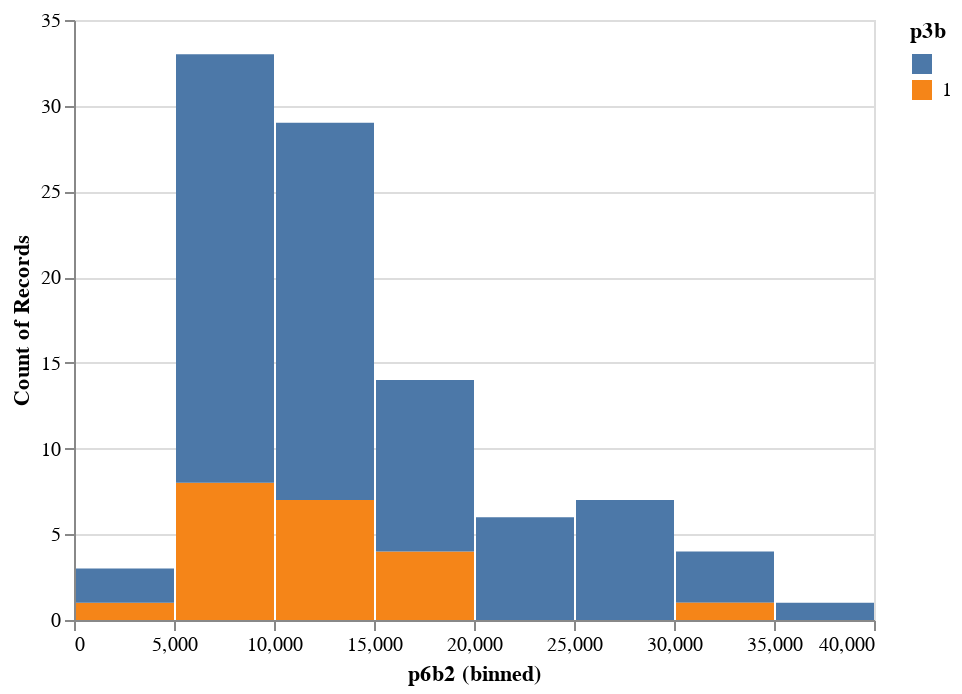

The code cell stored with this chart in its notebook:
### Code cell
alt.Chart(enoe_salario).mark_bar().encode(
  alt.X('p6b2:Q', bin=True),
  y='count()',
      color='p3b:N',


)

### Figure 1 — Vega-Lite specification as saved in the notebook (floating-point values rounded to 4 significant figures)
{"config": {"view": {"continuousWidth": 400, "continuousHeight": 300}}, "data": {"name": "data-39adefc897c4fa90c32f499dc8a67118"}, "mark": "bar", "encoding": {"color": {"field": "p3b", "type": "nominal"}, "x": {"bin": true, "field": "p6b2", "type": "quantitative"}, "y": {"aggregate": "count", "type": "quantitative"}}, "$schema": "https://vega.github.io/schema/vega-lite/v4.17.0.json", "datasets": {"data-39adefc897c4fa90c32f499dc8a67118": [{"p1": 1, "p3a": "2", "p3b": "1", "p3l5": " ", "p6b1": "1", "p6b2": "1000"}, {"p1": 1, "p3a": "1", "p3b": " ", "p3l5": "5", "p6b1": "1", "p6b2": "1000"}, {"p1": 1, "p3a": "1", "p3b": " ", "p3l5": " ", "p6b1": "1", "p6b2": "10000"}, {"p1": 1, "p3a": "1", "p3b": " ", "p3l5": "5", "p6b1": "1", "p6b2": "10000"}, {"p1": 1, "p3a": "1", "p3b": " ", "p3l5": " ", "p6b1": "1", "p6b2": "10000"}, {"p1": 1, "p3a": "1", "p3b": " ", "p3l5": " ", "p6b1": "1", "p6b2": "10000"}, {"p1": 1, "p3a": "1", "p3b": " ", "p3l5": " ", "p6b1": "1", "p6b2": "10000"}, {"p1": 1, "p3a": "1", "p3b": " ", "p3l5": " ", "p6b1": "1", "p6b2": "10000"}, {"p1": 1, "p3a": "1", "p3b": " ", "p3l5": " ", "p6b1": "1", "p6b2": "10000"}, {"p1": 1, "p3a": "1", "p3b": " ", "p3l5": " ", "p6b1": "1", "p6b2": "10000"}, {"p1": 1, "p3a": "2", "p3b": "1", "p3l5": " ", "p6b1": "1", "p6b2": "10000"}, {"p1": 1, "p3a": "1", "p3b": " ", "p3l5": " ", "p6b1": "1", "p6b2": "10000"}, {"p1": 1, "p3a": "1", "p3b": " ", "p3l5": "5", "p6b1": "1", "p6b2": "10000"}, {"p1": 1, "p3a": "2", "p3b": "1", "p3l5": " ", "p6b1": "1", "p6b2": "10000"}, {"p1": 1, "p3a": "1", "p3b": " ", "p3l5": "5", "p6b1": "1", "p6b2": "10000"}, {"p1": 1, "p3a": "1", "p3b": " ", "p3l5": " ", "p6b1": "1", "p6b2": "10000"}, {"p1": 1, "p3a": "1", "p3b": " ", "p3l5": " ", "p6b1": "1", "p6b2": "10000"}, {"p1": 1, "p3a": "2", "p3b": "1", "p3l5": " ", "p6b1": "1", "p6b2": "10000"}, {"p1": 1, "p3a": "1", "p3b": " ", "p3l5": "5", "p6b1": "1", "p6b2": "10000"}, {"p1": 1, "p3a": "1", "p3b": " ", "p3l5": " ", "p6b1": "1", "p6b2": "12000"}, {"p1": 1, "p3a": "1", "p3b": " ", "p3l5": " ", "p6b1": "1", "p6b2": "12000"}, {"p1": 1, "p3a": "1", "p3b": " ", "p3l5": " ", "p6b1": "1", "p6b2": "12000"}, {"p1": 1, "p3a": "2", "p3b": "1", "p3l5": " ", "p6b1": "1", "p6b2": "12000"}, {"p1": 1, "p3a": "2", "p3b": "1", "p3l5": " ", "p6b1": "1", "p6b2": "12000"}, {"p1": 1, "p3a": "2", "p3b": "1", "p3l5": " ", "p6b1": "1", "p6b2": "12000"}, {"p1": 1, "p3a": "1", "p3b": " ", "p3l5": " ", "p6b1": "1", "p6b2": "12000"}, {"p1": 1, "p3a": "1", "p3b": " ", "p3l5": " ", "p6b1": "1", "p6b2": "12000"}, {"p1": 1, "p3a": "2", "p3b": "1", "p3l5": " ", "p6b1": "1", "p6b2": "12000"}, {"p1": 1, "p3a": "1", "p3b": " ", "p3l5": " ", "p6b1": "1", "p6b2": "12000"}, {"p1": 1, "p3a": "1", "p3b": " ", "p3l5": " ", "p6b1": "1", "p6b2": "12000"}, {"p1": 1, "p3a": "1", "p3b": " ", "p3l5": " ", "p6b1": "1", "p6b2": "12000"}, {"p1": 1, "p3a": "1", "p3b": " ", "p3l5": " ", "p6b1": "1", "p6b2": "1500"}, {"p1": 1, "p3a": "2", "p3b": "1", "p3l5": " ", "p6b1": "1", "p6b2": "15000"}, {"p1": 1, "p3a": "2", "p3b": "1", "p3l5": " ", "p6b1": "1", "p6b2": "15000"}, {"p1": 1, "p3a": "1", "p3b": " ", "p3l5": " ", "p6b1": "1", "p6b2": "15000"}, {"p1": 1, "p3a": "1", "p3b": " ", "p3l5": "5", "p6b1": "1", "p6b2": "15000"}, {"p1": 1, "p3a": "1", "p3b": " ", "p3l5": "5", "p6b1": "1", "p6b2": "15000"}, {"p1": 1, "p3a": "1", "p3b": " ", "p3l5": " ", "p6b1": "1", "p6b2": "15000"}, {"p1": 1, "p3a": "1", "p3b": " ", "p3l5": " ", "p6b1": "1", "p6b2": "15000"}, {"p1": 1, "p3a": "1", "p3b": " ", "p3l5": "5", "p6b1": "1", "p6b2": "15000"}, {"p1": 1, "p3a": "1", "p3b": " ", "p3l5": " ", "p6b1": "1", "p6b2": "15000"}, {"p1": 1, "p3a": "1", "p3b": " ", "p3l5": " ", "p6b1": "1", "p6b2": "15000"}, {"p1": 1, "p3a": "1", "p3b": " ", "p3l5": "5", "p6b1": "1", "p6b2": "16000"}, {"p1": 1, "p3a": "1", "p3b": " ", "p3l5": " ", "p6b1": "1", "p6b2": "16000"}, {"p1": 1, "p3a": "2", "p3b": "1", "p3l5": " ", "p6b1": "1", "p6b2": "16000"}, {"p1": 1, "p3a": "2", "p3b": "1", "p3l5": " ", "p6b1": "1", "p6b2": "18000"}, {"p1": 1, "p3a": "1", "p3b": " ", "p3l5": " ", "p6b1": "1", "p6b2": "20000"}, {"p1": 1, "p3a": "1", "p3b": " ", "p3l5": "5", "p6b1": "1", "p6b2": "20000"}, {"p1": 1, "p3a": "1", "p3b": " ", "p3l5": "5", "p6b1": "1", "p6b2": "20000"}, {"p1": 1, "p3a": "1", "p3b": " ", "p3l5": " ", "p6b1": "1", "p6b2": "20000"}, {"p1": 1, "p3a": "1", "p3b": " ", "p3l5": "5", "p6b1": "1", "p6b2": "20000"}, {"p1": 1, "p3a": "1", "p3b": " ", "p3l5": " ", "p6b1": "1", "p6b2": "20000"}, {"p1": 1, "p3a": "1", "p3b": " ", "p3l5": " ", "p6b1": "1", "p6b2": "25000"}, {"p1": 1, "p3a": "1", "p3b": " ", "p3l5": " ", "p6b1": "1", "p6b2": "25000"}, {"p1": 1, "p3a": "1", "p3b": " ", "p3l5": " ", "p6b1": "1", "p6b2": "25000"}, {"p1": 1, "p3a": "1", "p3b": " ", "p3l5": " ", "p6b1": "1", "p6b2": "25000"}, {"p1": 1, "p3a": "1", "p3b": " ", "p3l5": " ", "p6b1": "1", "p6b2": "25000"}, {"p1": 1, "p3a": "1", "p3b": " ", "p3l5": " ", "p6b1": "1", "p6b2": "28000"}, {"p1": 1, "p3a": "1", "p3b": " ", "p3l5": "5", "p6b1": "1", "p6b2": "28000"}, {"p1": 1, "p3a": "1", "p3b": " ", "p3l5": "5", "p6b1": "1", "p6b2": "30000"}, {"p1": 1, "p3a": "1", "p3b": " ", "p3l5": " ", "p6b1": "1", "p6b2": "30000"}, {"p1": 1, "p3a": "2", "p3b": "1", "p3l5": " ", "p6b1": "1", "p6b2": "30000"}, {"p1": 1, "p3a": "1", "p3b": " ", "p3l5": " ", "p6b1": "1", "p6b2": "30000"}, {"p1": 1, "p3a": "1", "p3b": " ", "p3l5": " ", "p6b1": "1", "p6b2": "40000"}, {"p1": 1, "p3a": "2", "p3b": "1", "p3l5": " ", "p6b1": "1", "p6b2": "5000"}, {"p1": 1, "p3a": "1", "p3b": " ", "p3l5": " ", "p6b1": "1", "p6b2": "5000"}, {"p1": 1, "p3a": "2", "p3b": "1", "p3l5": " ", "p6b1": "1", "p6b2": "5000"}, {"p1": 1, "p3a": "2", "p3b": "1", "p3l5": " ", "p6b1": "1", "p6b2": "5255"}, {"p1": 1, "p3a": "2", "p3b": "1", "p3l5": " ", "p6b1": "1", "p6b2": "5500"}, {"p1": 1, "p3a": "1", "p3b": " ", "p3l5": "5", "p6b1": "1", "p6b2": "6000"}, {"p1": 1, "p3a": "1", "p3b": " ", "p3l5": "5", "p6b1": "1", "p6b2": "6000"}, {"p1": 1, "p3a": "1", "p3b": " ", "p3l5": " ", "p6b1": "1", "p6b2": "6000"}, {"p1": 1, "p3a": "1", "p3b": " ", "p3l5": " ", "p6b1": "1", "p6b2": "6600"}, {"p1": 1, "p3a": "1", "p3b": " ", "p3l5": " ", "p6b1": "1", "p6b2": "6600"}, {"p1": 1, "p3a": "1", "p3b": " ", "p3l5": " ", "p6b1": "1", "p6b2": "7000"}, {"p1": 1, "p3a": "1", "p3b": " ", "p3l5": " ", "p6b1": "1", "p6b2": "7000"}, {"p1": 1, "p3a": "1", "p3b": " ", "p3l5": "5", "p6b1": "1", "p6b2": "7000"}, {"p1": 1, "p3a": "1", "p3b": " ", "p3l5": "5", "p6b1": "1", "p6b2": "7500"}, {"p1": 1, "p3a": "1", "p3b": " ", "p3l5": " ", "p6b1": "1", "p6b2": "7500"}, {"p1": 1, "p3a": "2", "p3b": "1", "p3l5": " ", "p6b1": "1", "p6b2": "8000"}, {"p1": 1, "p3a": "2", "p3b": "1", "p3l5": " ", "p6b1": "1", "p6b2": "8000"}, {"p1": 1, "p3a": "1", "p3b": " ", "p3l5": " ", "p6b1": "1", "p6b2": "8000"}, {"p1": 1, "p3a": "1", "p3b": " ", "p3l5": "5", "p6b1": "1", "p6b2": "8000"}, {"p1": 1, "p3a": "1", "p3b": " ", "p3l5": " ", "p6b1": "1", "p6b2": "8000"}, {"p1": 1, "p3a": "1", "p3b": " ", "p3l5": " ", "p6b1": "1", "p6b2": "8000"}, {"p1": 1, "p3a": "1", "p3b": " ", "p3l5": " ", "p6b1": "1", "p6b2": "8000"}, {"p1": 1, "p3a": "1", "p3b": " ", "p3l5": "5", "p6b1": "1", "p6b2": "8000"}, {"p1": 1, "p3a": "1", "p3b": " ", "p3l5": " ", "p6b1": "1", "p6b2": "8000"}, {"p1": 1, "p3a": "2", "p3b": "1", "p3l5": " ", "p6b1": "1", "p6b2": "9000"}, {"p1": 1, "p3a": "2", "p3b": "1", "p3l5": " ", "p6b1": "1", "p6b2": "9000"}, {"p1": 1, "p3a": "1", "p3b": " ", "p3l5": " ", "p6b1": "1", "p6b2": "9000"}, {"p1": 1, "p3a": "1", "p3b": " ", "p3l5": " ", "p6b1": "1", "p6b2": "9000"}, {"p1": 1, "p3a": "1", "p3b": " ", "p3l5": " ", "p6b1": "1", "p6b2": "9000"}, {"p1": 1, "p3a": "1", "p3b": " ", "p3l5": " ", "p6b1": "1", "p6b2": "9000"}, {"p1": 1, "p3a": "1", "p3b": " ", "p3l5": " ", "p6b1": "1", "p6b2": "9000"}, {"p1": 1, "p3a": "1", "p3b": " ", "p3l5": " ", "p6b1": "1", "p6b2": "9000"}, {"p1": 1, "p3a": "1", "p3b": " ", "p3l5": " ", "p6b1": "1", "p6b2": "9000"}]}}
